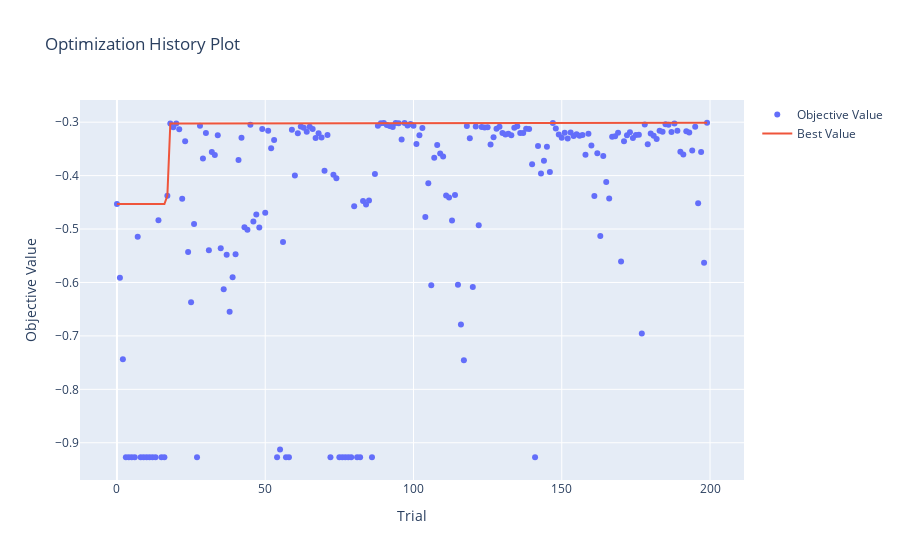

Write notebook code for a chart like this one.
### Code cell
optuna.visualization.plot_optimization_history(study_en)

### Figure 1 — Plotly figure (JSON) as saved in the notebook; plotly's stock layout.template omitted (floating-point values rounded to 4 significant figures; data arrays with more than 128 entries replaced by an {"elided": "..."} marker saying what was removed)
{"data": [{"mode": "markers", "name": "Objective Value", "type": "scatter", "x": {"elided": "200 int values"}, "y": {"elided": "200 float values"}}, {"mode": "lines", "name": "Best Value", "type": "scatter", "x": {"elided": "200 int values"}, "y": {"elided": "200 float values"}}, {"marker": {"color": "#cccccc"}, "mode": "markers", "name": "Infeasible Trial", "showlegend": false, "type": "scatter", "x": [], "y": []}], "layout": {"title": {"text": "Optimization History Plot"}, "xaxis": {"title": {"text": "Trial"}}, "yaxis": {"title": {"text": "Objective Value"}}}}
